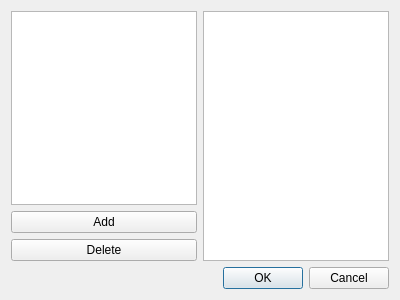
<?xml version="1.0" encoding="UTF-8"?>
<ui version="4.0">
 <class>input</class>
 <widget class="QDialog" name="input">
  <property name="geometry">
   <rect>
    <x>0</x>
    <y>0</y>
    <width>400</width>
    <height>300</height>
   </rect>
  </property>
  <property name="windowTitle">
   <string>Dialog</string>
  </property>
  <layout class="QVBoxLayout" name="verticalLayout">
   <item>
    <layout class="QHBoxLayout" name="horizontalLayout">
     <item>
      <layout class="QVBoxLayout" name="verticalLayout_2">
       <item>
        <widget class="QListWidget" name="listWidget"/>
       </item>
       <item>
        <widget class="QPushButton" name="pushButton_2">
         <property name="text">
          <string>Add</string>
         </property>
        </widget>
       </item>
       <item>
        <widget class="QPushButton" name="pushButton">
         <property name="text">
          <string>Delete</string>
         </property>
        </widget>
       </item>
      </layout>
     </item>
     <item>
      <widget class="QTextEdit" name="textEdit"/>
     </item>
    </layout>
   </item>
   <item>
    <widget class="QDialogButtonBox" name="buttonBox">
     <property name="orientation">
      <enum>Qt::Horizontal</enum>
     </property>
     <property name="standardButtons">
      <set>QDialogButtonBox::Cancel|QDialogButtonBox::Ok</set>
     </property>
    </widget>
   </item>
  </layout>
 </widget>
 <resources/>
 <connections>
  <connection>
   <sender>buttonBox</sender>
   <signal>accepted()</signal>
   <receiver>input</receiver>
   <slot>accept()</slot>
   <hints>
    <hint type="sourcelabel">
     <x>248</x>
     <y>254</y>
    </hint>
    <hint type="destinationlabel">
     <x>157</x>
     <y>274</y>
    </hint>
   </hints>
  </connection>
  <connection>
   <sender>buttonBox</sender>
   <signal>rejected()</signal>
   <receiver>input</receiver>
   <slot>reject()</slot>
   <hints>
    <hint type="sourcelabel">
     <x>316</x>
     <y>260</y>
    </hint>
    <hint type="destinationlabel">
     <x>286</x>
     <y>274</y>
    </hint>
   </hints>
  </connection>
 </connections>
</ui>
